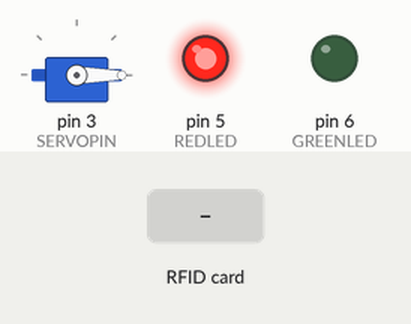
A sketch run on a simulated Arduino Uno, built with avr-gcc and run on an emulated ATmega328P. Parts: servo, output pins drawn as LEDs (lit = HIGH). Dashed ring = blinking. Inputs (shaded band) come from the test bench. Pins used as bus, display or sensor lines are not drawn.

Above: at 1.2 s.
1.3 s: RFID card 60 A6 36 11 held to the reader
At 3.0 s:
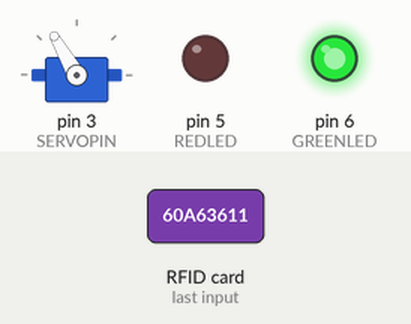
4.3 s: RFID card 5E 7A 19 C4 held to the reader
At 4.57 s:
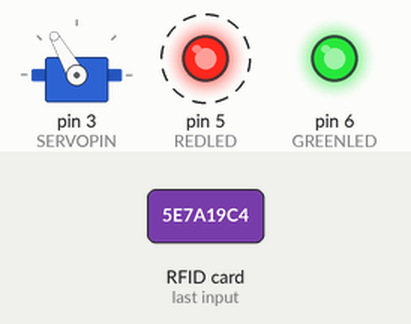
7.3 s: RFID card 60 A6 36 11 held to the reader
At 7.46 s:
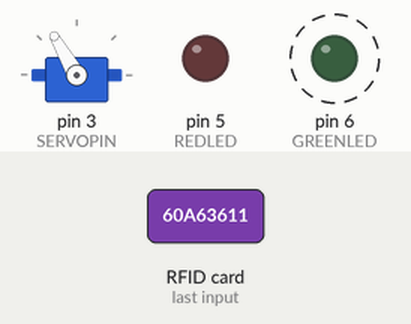
10.3 s: RFID card 5E 7A 19 C4 held to the reader
At 10.46 s:
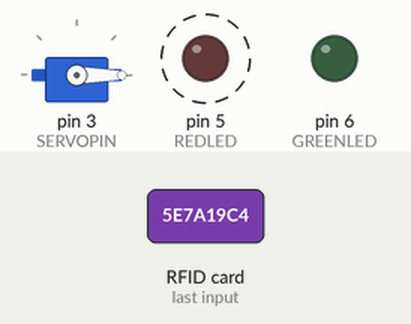
Timing chart, 0 to 13.3 s (numbered marks = the images above; inputs shaded):
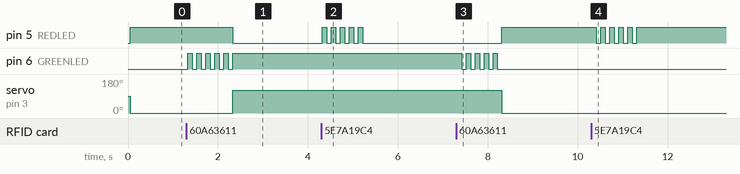

The sketch:

rfid_lock.ino
```cpp
#include <SPI.h>     // Import SPI-Bibiothek
#include <MFRC522.h> // Import RFID-Bibiothek
#include <Servo.h>   // Import Servo Bibliothek

///////// Variables for  MFRC522 //////////////////////
const int SDAPIN   = 10;
const int RSTPIN   =  9;
MFRC522 rfidReader(SDAPIN, RSTPIN); // RFID-Reader

///////// Actuators: LEDs, Servo ///////////////////
const int REDLED   = 5;  // Uno -> Pin 8
const int GREENLED = 6;  // Uno -> Pin 7
const int SERVOPIN = 3;  // Uno -> Pin 6
Servo door;

//////// ID of the right card //////////////
byte sesam[] = {0x60, 0xA6, 0x36, 0x11};


///////State variables////////////
int state = 0;
int servo = 0;

/*//////LED blinking///////
const long interval = 100;           // interval at which to blink (milliseconds)
unsigned long previousMillis = 0;        // will store last time LED was updated
int ledState = LOW;             // ledState used to set the LED
*/

void setup()
{

  door.attach(SERVOPIN);
  pinMode(REDLED, OUTPUT);
  pinMode(GREENLED, OUTPUT);
  pinMode(SERVOPIN, OUTPUT);

 // Serial.begin(9600); // Serielle Verbindung

  SPI.begin(); // open SPI-connection

  rfidReader.PCD_Init(); // Initial. RFID-reader
 // Serial.println("Doorlock is activated");

  door.write(0); // reset Servo
  signalDoorLocked();
  servo = 0;


}


//////////////////////////////////////////////////
//
// acceptedRFID() and unacceptedRFID()
// is the new RFID the same as the one in sesam[]?
//
//////////////////////////////////////////////////
bool acceptedRFID(byte uid[4]) {
  return
      (rfidReader.uid.uidByte[0] == sesam[0]) &&
      (rfidReader.uid.uidByte[1] == sesam[1]) &&
      (rfidReader.uid.uidByte[2] == sesam[2]) &&
      (rfidReader.uid.uidByte[3] == sesam[3]);
}

bool unacceptedRFID(byte uid[4]) {
  return
      (rfidReader.uid.uidByte[0] != sesam[0]) &&
      (rfidReader.uid.uidByte[1] != sesam[1]) &&
      (rfidReader.uid.uidByte[2] != sesam[2]) &&
      (rfidReader.uid.uidByte[3] != sesam[3]) &&
      (rfidReader.uid.uidByte[0] != 0) &&
      (rfidReader.uid.uidByte[1] != 0) &&
      (rfidReader.uid.uidByte[2] != 0) &&
      (rfidReader.uid.uidByte[3] != 0) ;
}

//////////////////////////////////////////////////
//
// openDoor()
//   turn servo by 120°
//
//////////////////////////////////////////////////
void openDoor() {
    door.write(120);
}

//////////////////////////////////////////////////
//
// closeDoor()
//   turn servo back by 120°
//
//////////////////////////////////////////////////
void closeDoor() {
   door.write(0);
}
//////LED blink functions////////////
void signalDoorLocked() {
  digitalWrite(REDLED, HIGH);
  digitalWrite(GREENLED, LOW);
}

void signalDooropened() {
  digitalWrite(REDLED, LOW);
  digitalWrite(GREENLED, HIGH);
}

void signalAccessGranted() {
 for (int i = 0; i < 5; i++) {
    digitalWrite(GREENLED, HIGH);
    delay(100);
    digitalWrite(GREENLED, LOW);
    delay(100);
  }
}

void signalAccessRefused() {
  for (int i = 0; i < 5; i++) {
    digitalWrite(REDLED, HIGH);
    delay(100);
    digitalWrite(REDLED, LOW);
    delay(100);
  }
}
/*
void ledblink(int ledPin){
  unsigned long currentMillis = millis();

  if (currentMillis - previousMillis >= interval) {
    // save the last time you blinked the LED
    previousMillis = currentMillis;

    // if the LED is off turn it on and vice-versa:
    if (ledState == LOW) {
      ledState = HIGH;
    } else {
      ledState = LOW;
    }

    // set the LED with the ledState of the variable:
    digitalWrite(ledPin, ledState);
  }
}
*/
void loop()
{
  ///////Show the State in LEDs///////////
     if (servo == 0){
      signalDoorLocked();
    }
  if (servo == 1){
      signalDooropened();
    }

  if (rfidReader.PICC_IsNewCardPresent() && rfidReader.PICC_ReadCardSerial()) {           // Read card UID and store it in array
   //   Serial.print("New card found... ID is =>  ");
   //   Serial.print("/");
         for (byte i = 0; i < rfidReader.uid.size; i++) {
    //        Serial.print(rfidReader.uid.uidByte[i],HEX);
    //        Serial.print("/");
         }
        }
  else if (!rfidReader.PICC_IsNewCardPresent() && !rfidReader.PICC_ReadCardSerial())        //Reset State and set UID array to 0,0,0,0
       {state = 0;
           for (byte i = 0; i < rfidReader.uid.size; i++) {
            rfidReader.uid.uidByte[i]=0;
         }
        }

    if (acceptedRFID(rfidReader.uid.uidByte) && servo == 0 && state == 0) {
         signalAccessGranted();
    //     Serial.println("Access granted => open servo");
         openDoor();
         servo = 1;
         state = 1;
        }
    if (acceptedRFID(rfidReader.uid.uidByte) && servo == 1 && state == 0) {
         signalAccessGranted();
     //    Serial.println("Access granted => close servo");
         closeDoor();
         servo = 0;
         state = 1;
        }
    if (unacceptedRFID(rfidReader.uid.uidByte) == true)
        {
     //   Serial.println("Access denied");
        signalAccessRefused();
        }


 }
```

Measured:
- after the input at 1.3 s, pin 5 (REDLED): HIGH → LOW after 1.0 s; pin 6 (GREENLED): alternates HIGH for 0.10 s and LOW for 0.10 s, 11 changes in all, then stays HIGH, starting at once; servo on pin 3 (SERVOPIN): 0° → 120° after 1.0 s
- after the input at 4.3 s, pin 5 (REDLED): alternates HIGH for 0.10 s and LOW for 0.10 s, 10 changes in all, then stays LOW, starting at once
- after the input at 7.3 s, pin 5 (REDLED): LOW → HIGH after 1.0 s; pin 6 (GREENLED): alternates HIGH for 0.10 s and LOW for 0.10 s, 9 changes in all, then stays LOW, starting after 0.12 s; servo on pin 3 (SERVOPIN): 120° → 0° after 1.0 s
- after the input at 10.3 s, pin 5 (REDLED): alternates HIGH for 0.10 s and LOW for 0.10 s, 10 changes in all, then stays HIGH, starting after 0.11 s
